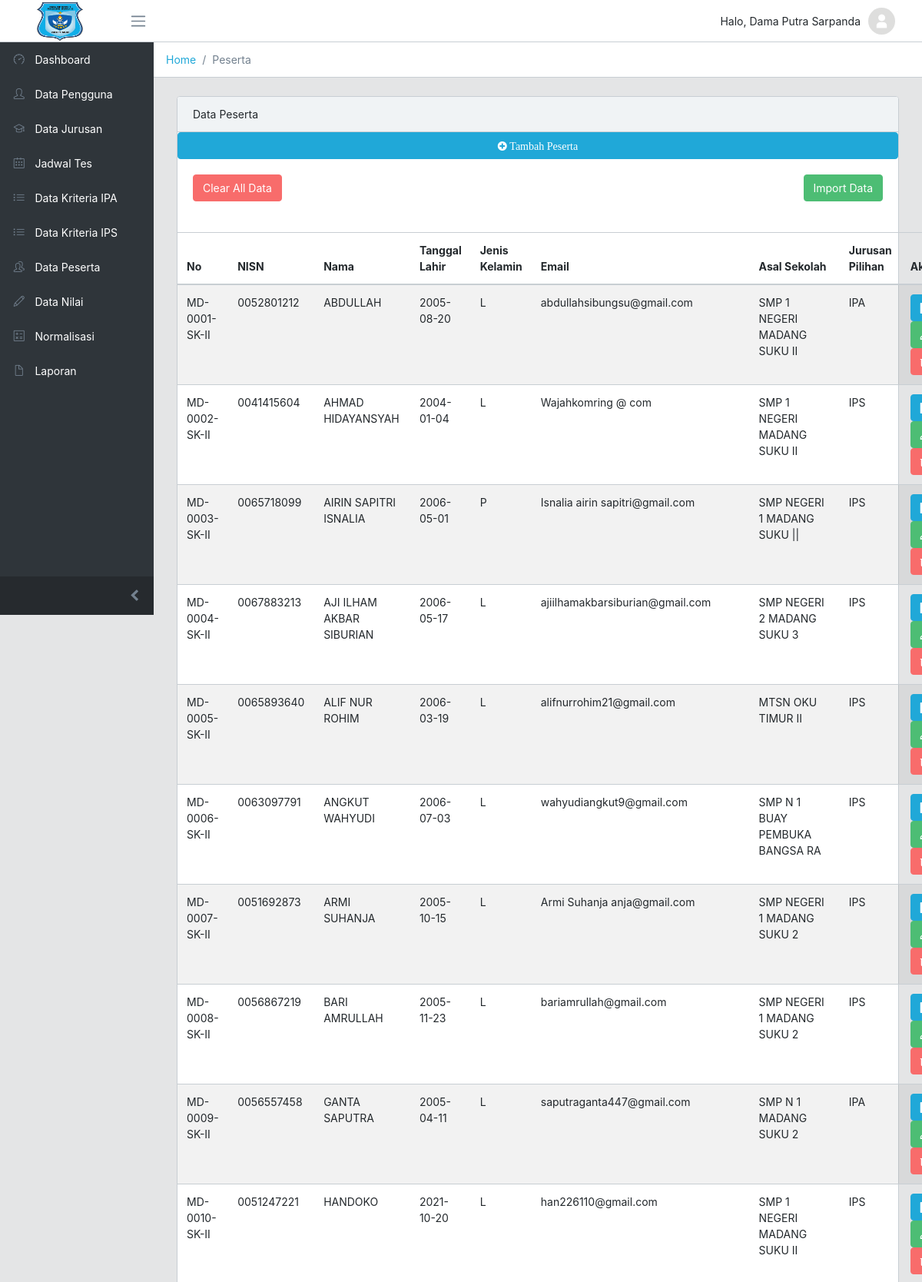
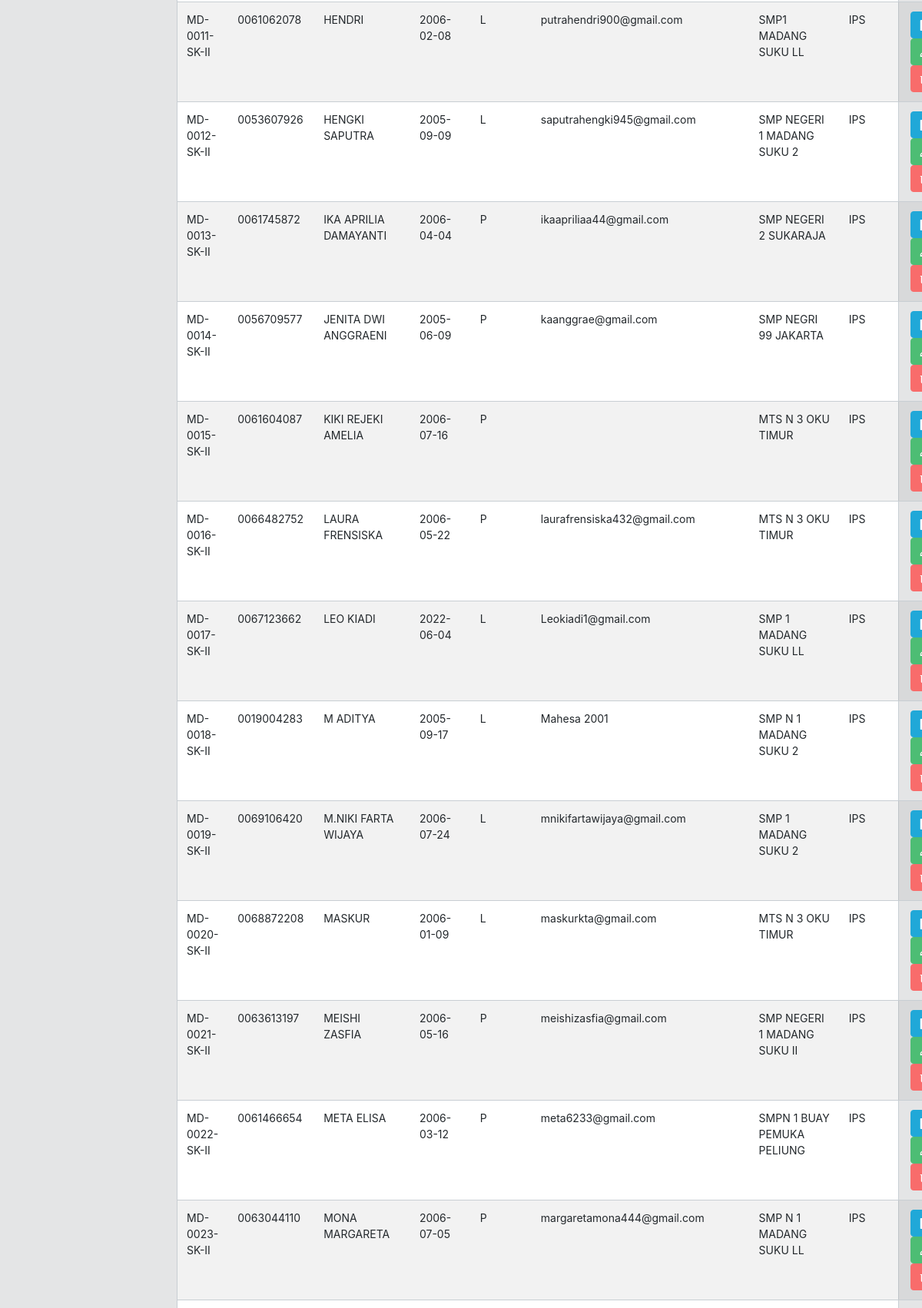
/admin/peserta/index.php (signed in, upper part), run on the app's committed database (2 pictures, top to bottom).
### tables this page shows
CREATE TABLE `peserta` (
  `No_Pendaftaran` varchar(20) NOT NULL,
  `Email` varchar(50) NOT NULL,
  `Password` varchar(15) NOT NULL,
  `NISN` varchar(20) NOT NULL,
  `Id_Jurusan` int(11) NOT NULL,
  `Nama` varchar(50) NOT NULL,
  `Jenis_Kelamin` varchar(1) NOT NULL,
  `Tanggal_Lahir` date NOT NULL,
  `Alamat` varchar(250) DEFAULT NULL,
  `Asal_Sekolah` varchar(30) DEFAULT NULL,
  `Nilai_UN` double NOT NULL,
  `Nilai_Akhir` double DEFAULT NULL,
  `Ranking` int(11) DEFAULT NULL
);

CREATE TABLE `jurusan` (
  `Id_Jurusan` int(11) NOT NULL,
  `Nama_Jurusan` varchar(50) NOT NULL,
  `Kuota` int(11) NOT NULL,
  `L` int(11) NOT NULL,
  `P` int(11) NOT NULL
);

### admin/peserta/index.php (the view, shortened to what this page needs)
<?php
  include "../../lib/koneksi.php";
  $session_admin = $_SESSION['admin'];
  if(isset($_SESSION['admin']))
  {
    include "../template/header.php";
?>
      <main class="main">
        <ol class="breadcrumb">
          <li class="breadcrumb-item"><a href="../dashboard">Home</a></li>
          <li class="breadcrumb-item active">Peserta</li>
        </ol>
        <div class="container-fluid">
          <div class="animated fadeIn">
            <div class="row">
              <div class="col-md-12">
                <div class="card">
                  <div class="card-header">Data Peserta</div>
                    <a href="insert_peserta.php" class="btn btn-primary">
                        <i class="fa fa-plus-circle"> Tambah Peserta</i>
                    </a>
                  <div class="card-body">
                      <a href="form.php" class="btn btn-success pull-right">
                        <span class="glyphicon glyphicon-upload"></span> Import Data
                      </a>
                      <a href="clear.php" onClick="return confirm('Anda yakin ingin menghapus seluruh data ini?')" class="btn btn-danger pull-center">
                        <span class="glyphicon glyphicon-upload"></span> Clear All Data
                      </a>
                    </div>
                    <table class="table table-responsive-sm table-striped" style="margin-top: 20px">
                      <thead>
                        <tr>
                          <th>No</th>
                          <th>NISN</th>
                          <th>Nama</th>
                          <th>Tanggal Lahir</th>
                          <th>Jenis Kelamin</th>
                          <th>Email</th>
                          <th>Asal Sekolah</th>
                          <th>Jurusan Pilihan</th>
                          <th>Aksi</th>
                        </tr>
                      </thead>
                      <tbody>
                        <?php
                          $tampilpeserta = mysqli_query($mysqli, "SELECT No_Pendaftaran,NISN,Nama,Jenis_Kelamin,Tanggal_Lahir,Email,Nama_Jurusan,Asal_Sekolah FROM peserta p join jurusan j on p.Id_Jurusan = j.Id_Jurusan ORDER BY No_Pendaftaran");
                          while($peserta = mysqli_fetch_array($tampilpeserta))
                          {
                        ?>
                        <tr>
                          <td><?php echo $peserta['No_Pendaftaran']; ?></td>
                          <td><?php echo $peserta['NISN']; ?></td>
                          <td><?php echo $peserta['Nama']; ?></td>
                          <td><?php echo $peserta['Tanggal_Lahir']; ?></td>
                          <td><?php echo $peserta['Jenis_Kelamin']; ?></td>
                          <td><?php echo $peserta['Email']; ?></td>
                          <td><?php echo $peserta['Asal_Sekolah']; ?></td>
                          <td><?php echo $peserta['Nama_Jurusan']; ?></td>
                          <td>
                            <a href="detail_peserta.php?No_Pendaftaran=<?php echo $peserta['No_Pendaftaran']; ?>">
                              <button class="btn btn-primary" type="button">
                                <i class="fa fa-file-text"></i>
                              </button>
                            </a>
                            <a href="edit_peserta.php?No_Pendaftaran=<?php echo $peserta['No_Pendaftaran']; ?>">
                              <button class="btn btn-success" type="button">
                                <i class="fa fa-pencil"></i>
                              </button>
                            </a>
                            <a href="delete_peserta.php?No_Pendaftaran=<?php echo $peserta['No_Pendaftaran']; ?>" onClick="return confirm('Anda yakin ingin menghapus data ini?')" class="btn btn-danger">
                                <i class="fa fa-trash"></i>
                            </a>
                          </td>
                        </tr>
                        <?php
                          }
                        ?>
                      </tbody>
                    </table>
                  </div>
                </div>
              </div>
            </div>
          </div>
        </div>
<?php
    include "../template/footer.php";
  }
  else
  {
    header("location: ../login/");
  }
?>

### admin/template/header.php (shortened to what this page needs)
<!DOCTYPE html>
<html lang="en">
  <head>
    <link href="../asset/vendors/@coreui/icons/css/coreui-icons.min.css" rel="stylesheet">
    <link href="../asset/vendors/flag-icon-css/css/flag-icon.min.css" rel="stylesheet">
    <link href="../asset/vendors/font-awesome/css/font-awesome.min.css" rel="stylesheet">
    <link href="../asset/vendors/simple-line-icons/css/simple-line-icons.css" rel="stylesheet">
    <link href="../asset/css/style.css" rel="stylesheet">
    <link href="../asset/css/custom.css" rel="stylesheet">
    <link href="../asset/vendors/pace-progress/css/pace.min.css" rel="stylesheet">
  </head>
  <body class="app header-fixed sidebar-fixed aside-menu-fixed sidebar-lg-show">
    <header class="app-header navbar">
      <a class="navbar-brand" href="#">
        <img class="navbar-brand-full" src="../asset/img/brand/logo.png" width="60" height="50" alt="LogoSMA">
      </a>
      <button class="navbar-toggler sidebar-toggler d-md-down-none" type="button" data-toggle="sidebar-lg-show">
        <span class="navbar-toggler-icon"></span>
      </button>
      <ul class="nav navbar-nav ml-auto">
        <?php
          $tampiladmin = mysqli_query($mysqli, "SELECT * FROM admin WHERE Id_Admin = '$session_admin'");
          $adm = mysqli_fetch_assoc($tampiladmin);
        ?>
        <li class="nav-item d-md-down-none nama_admin">
          Halo, <?php echo $adm['Nama']; ?>
        </li>
        <li class="nav-item dropdown" style="margin-right: 25px">
          <a class="nav-link" data-toggle="dropdown" href="#" role="button" aria-haspopup="true" aria-expanded="false">
            <img class="img-avatar" src="../asset/img/avatars/no-profile-picture.png" alt="admin@bootstrapmaster.com">
          </a>
        </li>
      </ul>
    </header>
    <div class="app-body">
      <div class="sidebar">
        <nav class="sidebar-nav">
          <ul class="nav">
            <li class="nav-item">
              <a class="nav-link" href="../dashboard">
                <i class="nav-icon icon-speedometer"></i> Dashboard
              </a>
            </li>
            <li class="nav-item">
              <a class="nav-link" href="../pengguna">
                <i class="nav-icon icon-user"></i> Data Pengguna
              </a>
            </li>
            <li class="nav-item">
              <a class="nav-link" href="../jurusan">
                <i class="nav-icon icon-graduation"></i> Data Jurusan
              </a>
            </li>
            <li class="nav-item">
              <a class="nav-link" href="../jadwal">
                <i class="nav-icon icon-calendar"></i> Jadwal Tes
              </a>
            </li>
            <li class="nav-item">
              <a class="nav-link" href="../kriteria">
                <i class="nav-icon icon-list"></i> Data Kriteria IPA
              </a>
            </li>
            <li class="nav-item">
              <a class="nav-link" href="../kriteria2">
                <i class="nav-icon icon-list"></i> Data Kriteria IPS
              </a>
            </li>
            <li class="nav-item">
              <a class="nav-link" href="../peserta">
                <i class="nav-icon icon-people"></i> Data Peserta
              </a>
            </li>
            <li class="nav-item">
              <a class="nav-link" href="../nilai">
                <i class="nav-icon icon-pencil"></i> Data Nilai
              </a>
            </li>
            <li class="nav-item">
              <a class="nav-link" href="../normalisasi">
                <i class="nav-icon icon-calculator"></i> Normalisasi
              </a>
            </li>
            <li class="nav-item">
              <a class="nav-link" href="../laporan">
                <i class="nav-icon icon-doc"></i> Laporan
              </a>
            </li>
          </ul>
        </nav>
        <button class="sidebar-minimizer brand-minimizer" type="button"></button>
      </div>

### data on the page
peserta: No_Pendaftaran "MD-0001-SK-II", NISN "0052801212", Nama "ABDULLAH", Tanggal_Lahir "2005-08-20", Jenis_Kelamin "L", Email "abdullahsibungsu@gmail.com", Asal_Sekolah "SMP 1 NEGERI MADANG SUKU II", Id_Jurusan.Nama_Jurusan "IPA"
peserta: No_Pendaftaran "MD-0002-SK-II", NISN "0041415604", Nama "AHMAD HIDAYANSYAH", Tanggal_Lahir "2004-01-04", Jenis_Kelamin "L", Email "Wajahkomring @ com", Asal_Sekolah "SMP 1 NEGERI MADANG SUKU II", Id_Jurusan.Nama_Jurusan "IPS"
peserta: No_Pendaftaran "MD-0003-SK-II", NISN "0065718099", Nama "AIRIN SAPITRI ISNALIA", Tanggal_Lahir "2006-05-01", Jenis_Kelamin "P", Email "Isnalia airin sapitri@gmail.com", Asal_Sekolah "SMP NEGERI 1 MADANG SUKU ||", Id_Jurusan.Nama_Jurusan "IPS"
peserta: No_Pendaftaran "MD-0004-SK-II", NISN "0067883213", Nama "AJI ILHAM AKBAR SIBURIAN", Tanggal_Lahir "2006-05-17", Jenis_Kelamin "L", Email "ajiilhamakbarsiburian@gmail.com", Asal_Sekolah "SMP NEGERI 2 MADANG SUKU 3", Id_Jurusan.Nama_Jurusan "IPS"
peserta: No_Pendaftaran "MD-0005-SK-II", NISN "0065893640", Nama "ALIF NUR ROHIM", Tanggal_Lahir "2006-03-19", Jenis_Kelamin "L", Email "alifnurrohim21@gmail.com", Asal_Sekolah "MTSN OKU TIMUR II", Id_Jurusan.Nama_Jurusan "IPS"
peserta: No_Pendaftaran "MD-0006-SK-II", NISN "0063097791", Nama "ANGKUT WAHYUDI", Tanggal_Lahir "2006-07-03", Jenis_Kelamin "L", Email "wahyudiangkut9@gmail.com", Asal_Sekolah "SMP N 1 BUAY PEMBUKA BANGSA RA", Id_Jurusan.Nama_Jurusan "IPS"
peserta: No_Pendaftaran "MD-0007-SK-II", NISN "0051692873", Nama "ARMI SUHANJA", Tanggal_Lahir "2005-10-15", Jenis_Kelamin "L", Email "Armi Suhanja anja@gmail.com", Asal_Sekolah "SMP NEGERI 1 MADANG SUKU 2", Id_Jurusan.Nama_Jurusan "IPS"
peserta: No_Pendaftaran "MD-0008-SK-II", NISN "0056867219", Nama "BARI AMRULLAH", Tanggal_Lahir "2005-11-23", Jenis_Kelamin "L", Email "bariamrullah@gmail.com", Asal_Sekolah "SMP NEGERI 1 MADANG SUKU 2", Id_Jurusan.Nama_Jurusan "IPS"
peserta: No_Pendaftaran "MD-0009-SK-II", NISN "0056557458", Nama "GANTA SAPUTRA", Tanggal_Lahir "2005-04-11", Jenis_Kelamin "L", Email "saputraganta447@gmail.com", Asal_Sekolah "SMP N 1 MADANG SUKU 2", Id_Jurusan.Nama_Jurusan "IPA"
peserta: No_Pendaftaran "MD-0010-SK-II", NISN "0051247221", Nama "HANDOKO", Tanggal_Lahir "2021-10-20", Jenis_Kelamin "L", Email "han226110@gmail.com", Asal_Sekolah "SMP 1 NEGERI MADANG SUKU II", Id_Jurusan.Nama_Jurusan "IPS"
peserta: No_Pendaftaran "MD-0011-SK-II", NISN "0061062078", Nama "HENDRI", Tanggal_Lahir "2006-02-08", Jenis_Kelamin "L", Email "putrahendri900@gmail.com", Asal_Sekolah "SMP1 MADANG SUKU LL", Id_Jurusan.Nama_Jurusan "IPS"
peserta: No_Pendaftaran "MD-0012-SK-II", NISN "0053607926", Nama "HENGKI SAPUTRA", Tanggal_Lahir "2005-09-09", Jenis_Kelamin "L", Email "saputrahengki945@gmail.com", Asal_Sekolah "SMP NEGERI 1 MADANG SUKU 2", Id_Jurusan.Nama_Jurusan "IPS"
peserta: No_Pendaftaran "MD-0013-SK-II", NISN "0061745872", Nama "IKA APRILIA DAMAYANTI", Tanggal_Lahir "2006-04-04", Jenis_Kelamin "P", Email "ikaapriliaa44@gmail.com", Asal_Sekolah "SMP NEGERI 2 SUKARAJA", Id_Jurusan.Nama_Jurusan "IPS"
peserta: No_Pendaftaran "MD-0014-SK-II", NISN "0056709577", Nama "JENITA DWI ANGGRAENI", Tanggal_Lahir "2005-06-09", Jenis_Kelamin "P", Email "kaanggrae@gmail.com", Asal_Sekolah "SMP NEGRI 99 JAKARTA", Id_Jurusan.Nama_Jurusan "IPS"
peserta: No_Pendaftaran "MD-0015-SK-II", NISN "0061604087", Nama "KIKI REJEKI AMELIA", Tanggal_Lahir "2006-07-16", Jenis_Kelamin "P", Asal_Sekolah "MTS N 3 OKU TIMUR", Id_Jurusan.Nama_Jurusan "IPS"
peserta: No_Pendaftaran "MD-0016-SK-II", NISN "0066482752", Nama "LAURA FRENSISKA", Tanggal_Lahir "2006-05-22", Jenis_Kelamin "P", Email "laurafrensiska432@gmail.com", Asal_Sekolah "MTS N 3 OKU TIMUR", Id_Jurusan.Nama_Jurusan "IPS"
peserta: No_Pendaftaran "MD-0017-SK-II", NISN "0067123662", Nama "LEO KIADI", Tanggal_Lahir "2022-06-04", Jenis_Kelamin "L", Email "Leokiadi1@gmail.com", Asal_Sekolah "SMP 1 MADANG SUKU LL", Id_Jurusan.Nama_Jurusan "IPS"
peserta: No_Pendaftaran "MD-0018-SK-II", NISN "0019004283", Nama "M ADITYA", Tanggal_Lahir "2005-09-17", Jenis_Kelamin "L", Email "Mahesa 2001", Asal_Sekolah "SMP N 1 MADANG SUKU 2", Id_Jurusan.Nama_Jurusan "IPS"
peserta: No_Pendaftaran "MD-0019-SK-II", NISN "0069106420", Nama "M.NIKI FARTA WIJAYA", Tanggal_Lahir "2006-07-24", Jenis_Kelamin "L", Email "mnikifartawijaya@gmail.com", Asal_Sekolah "SMP 1 MADANG SUKU 2", Id_Jurusan.Nama_Jurusan "IPS"
peserta: No_Pendaftaran "MD-0020-SK-II", NISN "0068872208", Nama "MASKUR", Tanggal_Lahir "2006-01-09", Jenis_Kelamin "L", Email "maskurkta@gmail.com", Asal_Sekolah "MTS N 3 OKU TIMUR", Id_Jurusan.Nama_Jurusan "IPS"
peserta: No_Pendaftaran "MD-0021-SK-II", NISN "0063613197", Nama "MEISHI ZASFIA", Tanggal_Lahir "2006-05-16", Jenis_Kelamin "P", Email "meishizasfia@gmail.com", Asal_Sekolah "SMP NEGERI 1 MADANG SUKU II", Id_Jurusan.Nama_Jurusan "IPS"
peserta: No_Pendaftaran "MD-0022-SK-II", NISN "0061466654", Nama "META ELISA", Tanggal_Lahir "2006-03-12", Jenis_Kelamin "P", Email "meta6233@gmail.com", Asal_Sekolah "SMPN 1 BUAY PEMUKA PELIUNG", Id_Jurusan.Nama_Jurusan "IPS"
peserta: No_Pendaftaran "MD-0023-SK-II", NISN "0063044110", Nama "MONA MARGARETA", Tanggal_Lahir "2006-07-05", Jenis_Kelamin "P", Email "margaretamona444@gmail.com", Asal_Sekolah "SMP N 1 MADANG SUKU LL", Id_Jurusan.Nama_Jurusan "IPS"

### other printed values
$adm['Nama'] "Dama Putra Sarpanda"
